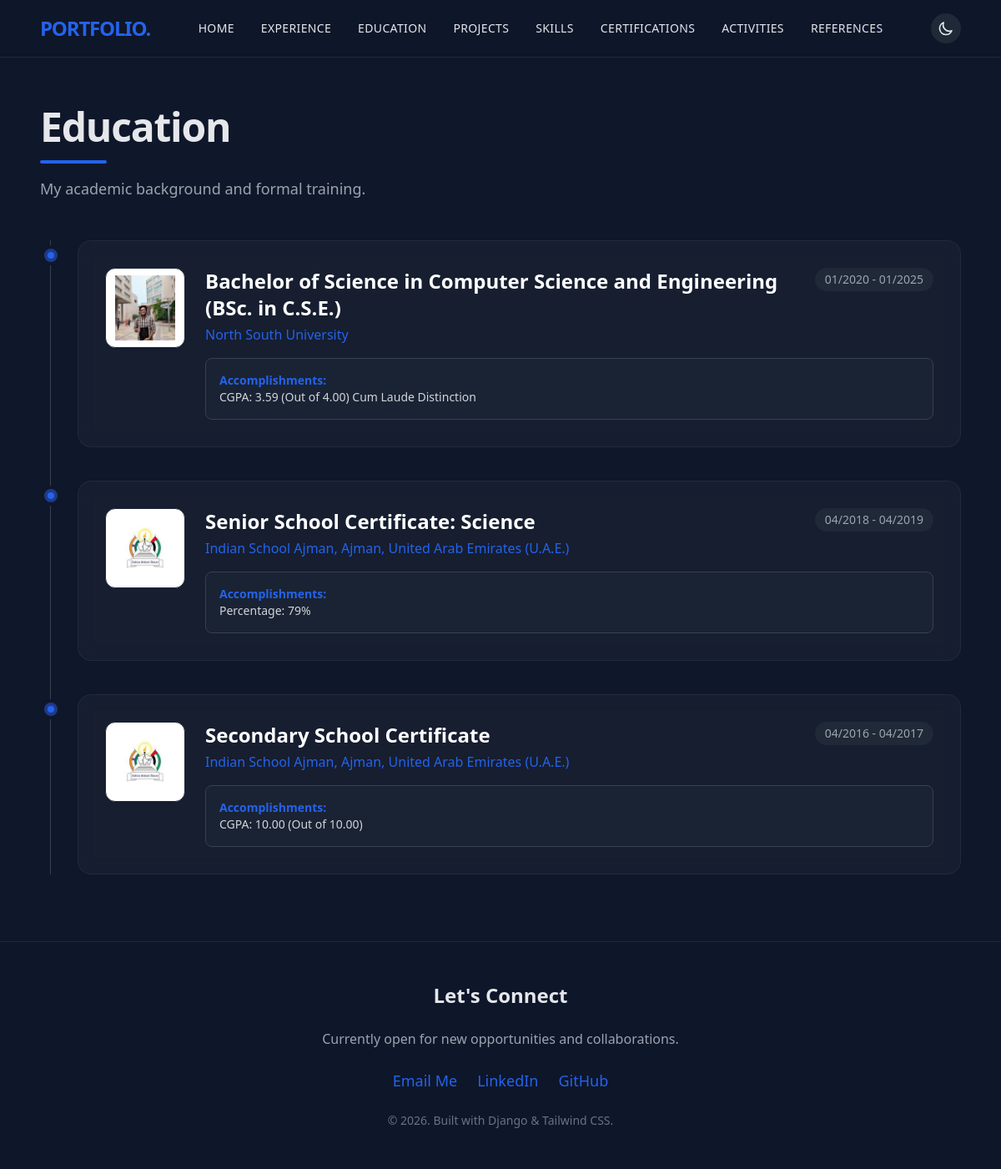
The app's page /education/ with its own data.
### portfolio/models.py (models this page shows, shortened)
class Education(models.Model):
    institution = models.CharField(max_length=255, help_text="Name of School, College, or University")
    degree_or_title = models.CharField(max_length=200, help_text="e.g., Bachelor of Science in Computer Science")
    start_date = models.DateField(null=True, blank=True, help_text="Start date of study")
    end_date = models.DateField(blank=True, null=True, help_text="Leave blank if currently pursuing")
    is_current = models.BooleanField(default=False, help_text="Check if you are currently studying here")
    about = models.TextField(blank=True, help_text="Brief summary or description")
    accomplishments = models.TextField(
        blank=True,
        help_text="Key achievements, honors, GPA, relevant coursework, etc."
    )
    image = models.ImageField(upload_to='education/', blank=True, null=True)
    order = models.IntegerField(default=0, help_text="Display order")
    class Meta:
        ordering = ['order', '-start_date']

### portfolio/views.py (the view)
# urls.py: path('education/', views.education_view, name='education'),
def education_view(request):
    context = {
        'education': Education.objects.all(),
        'settings': SiteSetting.objects.first(),
    }
    return render(request, 'portfolio/education.html', context)

### portfolio/templates/portfolio/education.html (shortened to what this page needs)
{% extends 'portfolio/base.html' %}
{% block content %}
<section class="space-y-12 animate-fade-in-up">
    <div class="space-y-4">
        <h1 class="text-4xl md:text-5xl font-extrabold tracking-tight">Education</h1>
        <div class="h-1 w-20 bg-primary rounded"></div>
        <p class="text-lg text-gray-600 dark:text-gray-400 max-w-2xl">
            My academic background and formal training.
        </p>
    </div>
    <div class="relative border-l border-gray-300 dark:border-gray-700 ml-3 space-y-10">
        {% for edu in education %}
        <div class="relative pl-8">
            <div class="absolute -left-3 top-1.5 h-6 w-6 rounded-full bg-blue-100 dark:bg-blue-900 border-4 border-white dark:border-darkBg flex items-center justify-center">
                <div class="h-2 w-2 rounded-full bg-primary"></div>
            </div>
            <div class="glass-card p-6 md:p-8 rounded-2xl flex flex-col md:flex-row gap-6">
                {% if edu.image %}
                <div class="flex-shrink-0">
                    <img src="{{ edu.image.url }}" alt="{{ edu.institution }} Logo" class="w-16 h-16 md:w-24 md:h-24 object-contain rounded-xl bg-white p-2 shadow-sm border border-gray-100 dark:border-gray-800">
                </div>
                {% endif %}
                <div class="flex-grow">
                    <div class="flex flex-col md:flex-row md:justify-between md:items-start mb-4">
                        <div>
                            <h3 class="text-2xl font-bold text-gray-900 dark:text-white">{{ edu.degree_or_title }}</h3>
                            <p class="text-primary font-medium mt-1">{{ edu.institution }}</p>
                        </div>
                        <div class="mt-2 md:mt-0 text-sm text-gray-500 dark:text-gray-400 bg-gray-100 dark:bg-gray-800 px-3 py-1 rounded-full whitespace-nowrap inline-block">
                            {{ edu.start_date|date:"m/Y"|default:"N/A" }} -
                            {% if edu.is_current %}
                                Present
                            {% elif edu.end_date %}
                                {{ edu.end_date|date:"m/Y" }}
                            {% else %}
                                N/A
                            {% endif %}
                        </div>
                    </div>
                    {% if edu.accomplishments %}
                    <div class="mt-4 p-4 bg-gray-50 dark:bg-gray-800/50 rounded-lg border border-gray-100 dark:border-gray-700">
                        <p class="text-gray-700 dark:text-gray-300 text-sm">
                            <span class="font-semibold text-primary">Accomplishments:</span> <br>
                            {{ edu.accomplishments }}
                        </p>
                    </div>
                    {% endif %}
                </div>
            </div>
        </div>
        {% empty %}
        <p class="text-gray-500">No education records added yet.</p>
        {% endfor %}
    </div>
</section>
{% endblock content %}

### portfolio/templates/portfolio/base.html (style rules this page uses)
body { transition: background-color 0.3s, color 0.3s; }
.glass-card { background: rgba(255, 255, 255, 0.03); backdrop-filter: blur(10px); border: 1px solid rgba(255, 255, 255, 0.05); transition: transform 0.3s ease, box-shadow 0.3s ease, border-color 0.3s ease; }

### records on screen
Education: image (picture), degree_or_title "Bachelor of Science in Computer Science and Engineering (BSc. in C.S.E.)", institution "North South University", start_date "01/2020", end_date "01/2025", accomplishments "CGPA: 3.59 (Out of 4.00) Cum Laude Distinction"
Education: image (picture), degree_or_title "Senior School Certificate: Science", institution "Indian School Ajman, Ajman, United Arab Emirates (U.A.E.)", start_date "04/2018", end_date "04/2019", accomplishments "Percentage: 79%"
Education: image (picture), degree_or_title "Secondary School Certificate", institution "Indian School Ajman, Ajman, United Arab Emirates (U.A.E.)", start_date "04/2016", end_date "04/2017", accomplishments "CGPA: 10.00 (Out of 10.00)"
